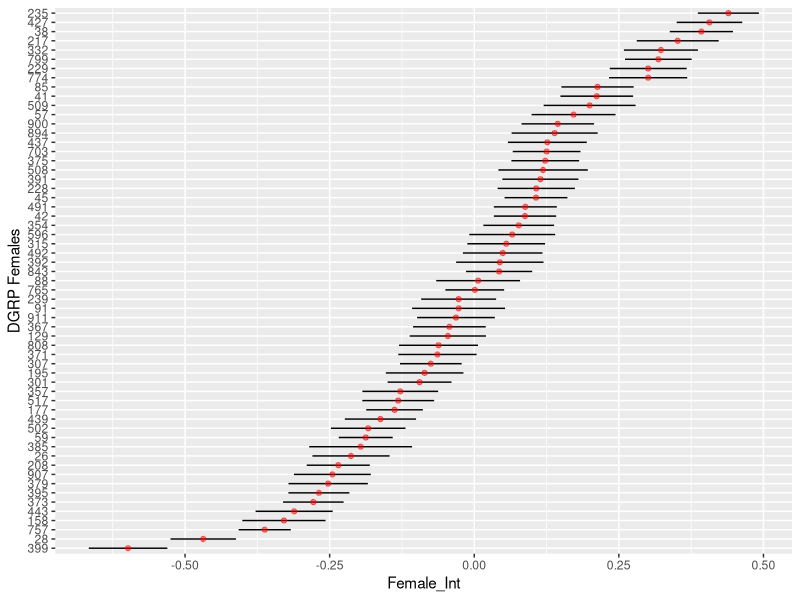
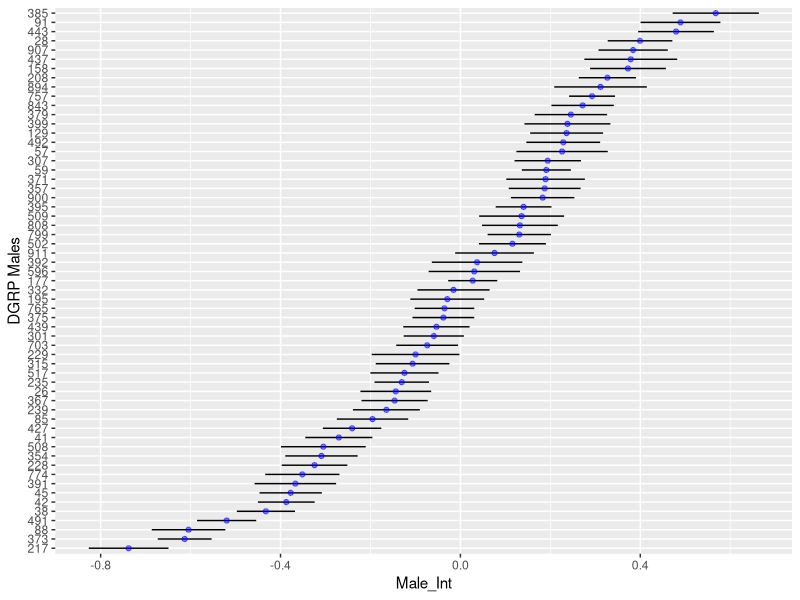

Reproduce these figures in R, in order.
#Example Script:
#Packages:
library(ggplot2)
library(dplyr)
library(lme4)
library(car)
library(effects)

perception <- read.csv('Perception_all_Data.csv', h=TRUE)

#Data cleaning:
perception <- subset(perception, select = -c(Spider_24, Not_Spider_24, Outside_24, Humidity_start, Humidity_24, Humidity_48, Temp_start, Temp_24, Temp_48, BP_Start, BP_24, BP_48) )

#DGRP as factor
perception$DGRP <- factor(perception$DGRP)

#Total those assorted into vials
perception$spiANDno_48 <- with(perception, Spider_48 + Not_Spider_48)

#Subsample of those with more than six total in vials
perception <- subset(perception, spiANDno_48 >= 6)

#New data frame with needed variables (and change some names):
DGRP_by_counts <- with(perception,
                       data.frame(DGRP, Sex, Spider=Spider_48,
                                  Not_spider=Not_Spider_48, Outside=Outside_48,
                                  Date=Start_date, Vial_total= spiANDno_48, Number=Number))

DGRP_by_counts$proportion_spider <- with(DGRP_by_counts, Spider/Vial_total)

head(DGRP_by_counts)

#Data layout: Each DGRP line is an inbred DGRP dihybrid line that is expected to behave similarily within each line. The response of interest is the proportion found with spider (Spider) compared to avoiding spider predators (Not_spider) with Data and DGRP Sex effects taken as random.

#Model:
mod1 <- glmer(cbind(Spider, Not_spider) ~ 1 + Sex  + (1|Date) 
              + (0 + Sex|DGRP), data = DGRP_by_counts, family = "binomial")

summary(mod1)

random1 <- ranef(mod1, condVar = TRUE)

head(random1)
# Variance here: 

pv_attr <- attr(random1$DGRP, "postVar")

se_fem <- pv_attr[1, 1, ]
se_ma <- pv_attr[2,2, ]

#Data frame of intercepts
rand.interc<-random1$DGRP

df<-data.frame(Intercepts=random1$DGRP[,1:2], DGRP=rownames(rand.interc), se_female=se_fem, se_male=se_ma)

colnames(df) <- c("Female_Int", "Male_Int", "DGRP", "Female_se", "Male_se")

df$m.low <- with(df, Male_Int - 2 * Male_se)
df$m.high <- with(df, Male_Int + 2 * Male_se)
df$f.low <- with(df, Female_Int - 2 * Female_se)
df$f.high <- with(df, Female_Int + 2 * Female_se)

F1 <- ggplot(df, aes(y=Female_Int, x=reorder(DGRP, Female_Int))) + 
  geom_linerange(aes(ymin=f.low, ymax=f.high), colour="black") + 
  geom_point(colour="red", alpha=.5) + 
  coord_flip() + 
  labs(x="DGRP Females")

M1 <- ggplot(df, aes(y=Male_Int, x=reorder(DGRP, Male_Int))) + 
  geom_linerange(aes(ymin=m.low, ymax=m.high), colour="black") + 
  geom_point(colour="blue", alpha=.5) + 
  coord_flip() + 
  labs(x="DGRP Males")

print(F1)
print(M1)
